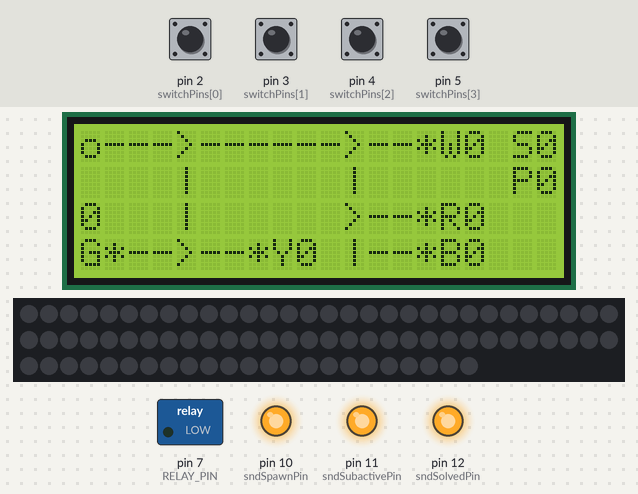
Bench run of a sketch on a simulated Arduino Nano, built with avr-gcc and run on an emulated ATmega328P. Shown: 20×4 character LCD, 83 RGB LEDs in strip order, left to right, continuing on the next row, switched loads named in the sketch (green lamp = pin HIGH), output pins drawn as LEDs (lit = HIGH). The test bench sets the inputs (shaded band); at power-on: pin 2 (switchPins[0]), pin 3 (switchPins[1]), pin 4 (switchPins[2]), pin 5 (switchPins[3]) HIGH. Random numbers use the default seed unless the sketch sets one; what the sketch prints to the serial monitor is not drawn.

Above: at 1.3 s.
1.4 s: pin 2 (switchPins[0]) pulled LOW for 0.15 s
4.5 s: pin 3 (switchPins[1]) pulled LOW for 0.15 s
At 5.09 s:
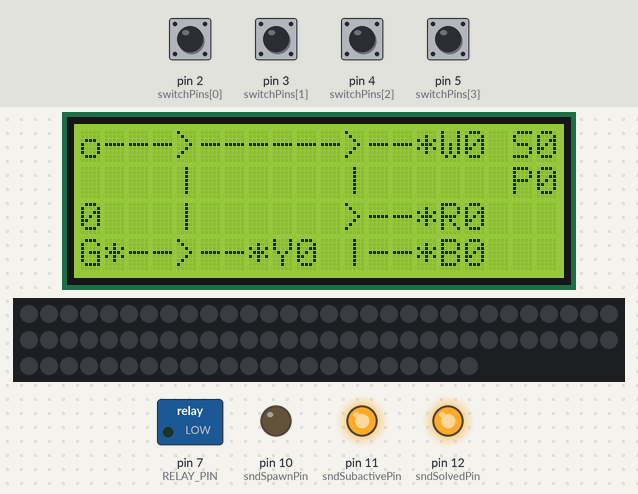
6.6 s: pin 4 (switchPins[2]) pulled LOW for 0.15 s
9.7 s: pin 5 (switchPins[3]) pulled LOW for 0.15 s
11.5 s: pin 2 (switchPins[0]) pulled LOW for 1 s
14.0 s: pin 3 (switchPins[1]) pulled LOW for 1 s
Timing chart, 0 to 21.9 s (numbered marks = the images above; inputs shaded):
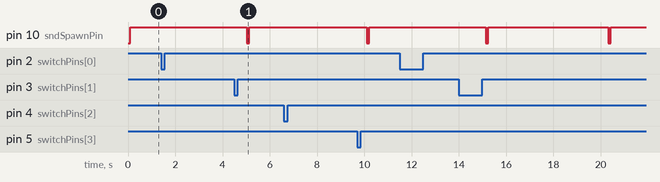

The sketch:

LEDTrack_Puzzle-LCDstaging.ino
```cpp
// (licence header left out)
// INCLUDES
// Library for addressable LED strips. Download from https://github.com/FastLED/FastLED/releases
#include <FastLED.h>
// Library for LCDisplay
// See https://www.circuitbasics.com/how-to-set-up-a-keypad-on-an-arduino/?utm_source=pocket_saves
// for useful info
#include <LiquidCrystal_I2C.h>

// DEFINES
#define RELAY_PIN 7
#define LED_PIN A0
#define LED_TYPE    WS2812
#define COLOR_ORDER GRB
#define BRIGHTNESS  64
// The total number of LEDs across all track segments
#define NUM_LEDS 83
// The greatest number of LEDs on any given track down which a particle can travel
#define MAX_NUM_LEDS_PER_TRACK 40
// for palette on solving the puzzle
#define UPDATES_PER_SECOND 30 //100
// for state of particles
#define P_SLEEP 0
#define P_WAIT  1
#define P_RUN   2

//////////////////////////////
// Audio variables
//////////////////////////////
// defines for sound types
#define SNDNONE 0
#define SND_SPAWN 1
#define SND_SUBACTIVE 2
#define SND_SUBINACTIVE 3
#define SND_SOLVED 4
// sound pins. These just set digital pins to high/low for a certain short period to trigger soundboard
const byte sndSpawnPin = 10;
const byte sndSubactivePin = 11;
//const byte sndSubinactivePin = 4; // for future
const byte sndSolvedPin = 12;
const int soundTriggerPeriod = 100; // ms

// STRUCTS
// We'll define a structure to keep all the related properties of an LED particle together
struct Particle {
  // What "type" of particle is this? Determines its colour, length, and the track it is meant to end on
  byte type;
  // Note that "position" doesn't correspond to a particular LED - rather, it represents the "distance travelled" by this particle along the track it is on.
  // The advantage of abstracting this from the LED array itself is that it allows us to jump around the set of LEDs, and also allows us to do sub-pixel positioning
  // So "distance travelled" is actually 16x the distance of one LED.
  unsigned int position;
  // How fast does it advance? Must be between 1-16
  int speed;
  // How long is this particle
  unsigned int length;
  // What track is the particle currently travelling down?
  int track;
  // What state is this particle currently in? [SLEEP | WAIT | RUN]
  // SLEEP: do nothing, inactive
  // WAIT:  active, first LED of track is lit for predefined #seconds
  // RUN:   active, particle moves along the track
  byte state;
};

// CONSTANTS
// How many switch points are there in the track
const byte numSwitchPins = 4;
// The GPIO pins to which switches are attached
const byte switchPins[numSwitchPins] = { 2, 3, 4, 5 };
// The maximum number of particles that will be active (state RUN or WAIT) at any one time
const byte maxParticles = 10;
// Number of milliseconds between each particle being spawned
const int _rate = 5000;
// Number of milliseconds each particle needs to WAIT
// NOTE: be sure waiting time is less than time between spawns (_wait <= _rate)
const int _wait = 4000;
// How many different types of particle are there?
const byte numParticleTypes = 5;
// Define a colour associated with each type of particle
const CRGB colours[numParticleTypes] = { CRGB::White, CRGB::Green, CRGB::Blue, CRGB::Yellow, CRGB::Red};
// Specify the order in which LEDs are traversed down each possible track from start to finish. -1 indicates beyond the end of the track
const unsigned int ledTrack[numParticleTypes][MAX_NUM_LEDS_PER_TRACK] = {
  // LHS (ref to front of the board)
  // NOTE: LEDs that were indicated above with an [*] are omitted here
  {0,  1,  2,  3,  4,  5,  6,  7,  8,  9, 10, 11, 12, 13, 14, 15, -1, -1, -1, -1, -1, -1, -1, -1, -1, -1, -1, -1, -1, -1, -1, -1, -1, -1, -1, -1, -1, -1, -1, -1},
  {0,  1,  2,  3,  4,  5,  6,  7,  8,  9, 10, 16, 17, 18, 19, 20, 21, 22, 23, 24, 25, 26, 27, 28, 29, 31, -1, -1, -1, -1, -1, -1, -1, -1, -1, -1, -1, -1, -1, -1},
  {0,  1,  2,  3,  4,  5,  6,  7,  8,  9, 10, 16, 17, 18, 19, 20, 21, 22, 32, 33, 34, 35, 36, 37, 38, 39, 40, 41, 42, 43, 44, 45, -1, -1, -1, -1, -1, -1, -1, -1},
  {0,  1,  2,  3, 47, 48, 49, 50, 51, 52, 53, 54, 55, 56, 57, 58, 60, 61, 62, 63, 64, -1, -1, -1, -1, -1, -1, -1, -1, -1, -1, -1, -1, -1, -1, -1, -1, -1, -1, -1},
  {0,  1,  2,  3, 47, 48, 66, 67, 69, 70, 71, 72, 73, 74, 75, 76, 77, 78, 80, 81, 82, -1, -1, -1, -1, -1, -1, -1, -1, -1, -1, -1, -1, -1, -1, -1, -1, -1, -1, -1}
  // RHS (ref to front of the board)
};
// Specify which LEDs should be used as a score counter for each track
const unsigned int scoreLEDs[numParticleTypes][3] = {
  {15, 14, 13},
  {31, 29, 28},
  {45, 44, 43},
  {64, 63, 62},
  {82, 81, 80}
};

// PUZZLE DIFFICULTY parameters
// Specify whether speed change is allowed
bool spdChangeAllowed = false;
// Specify whether penalties on score is allowed
bool penaltiesAllowed = false;
// number of SECONDS until we switch to easier mode (=disregard penalties)
unsigned long _easyModeDelay = 300; // 5 minutes (5*60s)
unsigned long _puzzleStartTime = 0; // will be set in setup

// GLOBALS
// How many of the correct-coloured particle are currently sitting at the bottom of each track?
int score[numParticleTypes] = {0, 0, 0, 0, 0};
// The array of LEDs
CRGB leds[NUM_LEDS];
// The time at which a particle was last created
unsigned long _lastSpawned = 0;
// The speed with which new particles are spawned. Can be changed run-time
int _particleSpeed = 1;
// Rather than create a new object each time we spawn a particle, we'll create a fixed "pool" of particles
// and re-use them
Particle particlePool[maxParticles];
uint8_t gHue = 0; // rotating "base color" used by many of the patterns

// the liquid crystal I2C LCD (make sure on Arduino Nano to use pins: A4->SDA(SignalDAta) A5->SCL(SignalCLock)
LiquidCrystal_I2C lcd(0x27, 20, 4);
// RVG
// The different texts to be shown as hints
// TBD probably as arrays??
byte _numLCDTexts = 3;          // total available texts
byte _lcdTextIdxShown = 0;      // current text on LCD
byte _lcdTextMax = 0;           // total amount of texts to be cycled on the LCD
int _lcdTextShowtime = 3000;    // duration to show each text [ms] 10000
int _lcdTextTimeout = 1000;     // duration of empty screen between texts [ms] 5000
int _lcdAddTextTimeout = 60000; // time till next text is added in cycle
unsigned long _lastShowtime = 0;// time at which last text was shown

// Initial setup
void setup() {
  // Start a serial connection
  Serial.begin(9600);
  Serial.println(__FILE__ " Created:" __DATE__ " " __TIME__);

  // Initialise the LED strip, specifying the type of LEDs and the pin connected to the data line
  FastLED.addLeds<LED_TYPE, LED_PIN, COLOR_ORDER>(leds, NUM_LEDS);
  FastLED.setBrightness(BRIGHTNESS);

  // Init the LCD
  lcd.init();
  lcd.backlight();
  lcdGreeting(); // test

  // Set the relay pin as output and set to LOW
  pinMode(RELAY_PIN, OUTPUT);
  digitalWrite(RELAY_PIN, LOW);

  // FOR TESTING ONLY! TEMP
  // Trigger the Relay
//  delay(3000);
//  digitalWrite(RELAY_PIN, HIGH);

  // Init audio. Setup the sound pins
  pinMode(sndSpawnPin, OUTPUT);
  digitalWrite(sndSpawnPin, HIGH);
  pinMode(sndSubactivePin, OUTPUT);
  digitalWrite(sndSubactivePin, HIGH);
  pinMode(sndSolvedPin, OUTPUT);
  digitalWrite(sndSolvedPin, HIGH);

  // Instantiate a reusable pool of particles
  for(int i=0; i<maxParticles; i++) {
    // Type, position, speed, length, track, state all set to default values
    particlePool[i] = Particle{0, 0, 0, 0, 0, P_SLEEP};
  }

  // Initialise all the input pins
  for(int i=0; i<numSwitchPins; i++){
    pinMode(switchPins[i], INPUT_PULLUP);
  }

  // Set a random seed by reading the input value of an (unconnected) analog pin
  randomSeed(analogRead(A3));

  // set start time of the puzzle
  _puzzleStartTime = millis();

  lcdPrintTrack();
}

void lcdGreeting() {
  lcd.setCursor(5,2);
  lcd.print("Welcome to");
  lcd.setCursor(0,3);
  lcd.print("ESCAPE From The PAST");
}

// Print a track schematic on the LCD
void lcdPrintTrack() {
  lcd.setCursor(0,0);
  lcd.print("o---O------O--*W    ");
  lcd.setCursor(0,1);
  lcd.print("    |      |        ");
  lcd.setCursor(0,2);
  lcd.print("    |      O--*R    ");
  lcd.setCursor(0,3);
  lcd.print("G*--O--*Y  |--*B    ");
}

// This function sets the correct LEDs for a particular particle on the track
int setLEDs(Particle p){
  // Convert the colour into a HSV value so that it can be dimmed without changing hue
  CHSV temp = rgb2hsv_approximate(colours[p.type]);

  // Extract the 'fractional' part of the position - that is, what proportion are we into the front-most pixel (in 1/16ths)
  uint8_t frac = p.position % 16;
  // Starting at the front and working backwards, work out the brightness of each of the "n" pixels that the particle occupies
  for(int n=0; n<=p.length && n<=p.position/16; n++) {
    if(n==0) {
      // first pixel in the bar
      temp.v = (frac * 16);
    } else if( n == p.length ) {
      // last pixel in the bar
      temp.v = (255 - (frac * 16));
    } else {
      // middle pixels
      temp.v = (255);
    }
    // Two things to watch out for = first that we don't try to go negative and look up an element from the index that doesn't exist
    // And secondly whether we get to the end of a segment and get a -1 value, which *does* exist in the array but isn't actually an LED.
    unsigned int pos = constrain(p.position/16-n, 0, MAX_NUM_LEDS_PER_TRACK*16-1);
    unsigned int LEDtoLight = ledTrack[p.track][pos];
    if(LEDtoLight != -1) {
      // Note that we don't assign a value, but add to it to allow for cases where two particles might overlap etc.
      leds[LEDtoLight] += temp;
    }
  }
}

void triggerSound(int soundType) {
  byte soundPin;
  switch(soundType) {
    case SND_SPAWN:
      soundPin = sndSpawnPin;
      break;
    case SND_SUBACTIVE:
      soundPin = sndSubactivePin;
      break;
    case SND_SOLVED:
      soundPin = sndSolvedPin;
      break;
    default: // SNDNONE: set all pins high (sound stops as soon as it has played)
      digitalWrite(sndSpawnPin, HIGH);
      digitalWrite(sndSubactivePin, HIGH);
      digitalWrite(sndSolvedPin, HIGH);
      return;
  }

  digitalWrite(soundPin, LOW);
  delay(soundTriggerPeriod);
  digitalWrite(soundPin, HIGH);
}

// Spawn a new particle
void spawnParticle(){
  // Loop over every element in the particle pool
  for (int i=0; i<maxParticles; i++){
    // If this particle is not currently active
    if(particlePool[i].state == P_SLEEP){
      // Reset it as a new particle
      particlePool[i].position = 0;
      particlePool[i].speed = _particleSpeed; // between 1-16

      // RVG added 5OCT22
      // Only add particles of types (ie colors) that are still needed to fill (ie score <3)
      // How: we draw a random type until we draw a type that has not got a full score
      byte newType;
      do {
        newType = random(0, numParticleTypes);
      } while (score[newType] == 3);
      particlePool[i].type = newType;

      particlePool[i].length = particlePool[i].type + 1;
      particlePool[i].track = 0;
      particlePool[i].state = P_WAIT;

      // play SPAWN SOUND
      triggerSound(SND_SPAWN);

      return;
    }
  }
}

// This function is triggered when every track has a maximum score
// Use it to activate a relay/release a maglock etc.
void onSolve() {
  // palette variables for moving lights
  CRGBPalette16 palettes[] = { RainbowColors_p, RainbowStripeColors_p, CloudColors_p,
    PartyColors_p, LavaColors_p, OceanColors_p, ForestColors_p, HeatColors_p };
  int numPalettes = 8;
  int currentPaletteIdx = 0;
  CRGBPalette16 currentPalette = palettes[currentPaletteIdx];
  TBlendType    currentBlending = NOBLEND; //LINEARBLEND;

  // LED variables
  uint8_t brightness = 64;
  uint8_t colorIndex;
  static uint8_t startIndex = 0;

  // timing variables for changing palettes (for testing)
  unsigned long currentTime = millis();
  unsigned long lastTime = currentTime;
  int paletteTimeInterval = 20; // [seconds]

  // Trigger the Relay
  digitalWrite(RELAY_PIN, HIGH);

  // play SOLVED SOUND
  triggerSound(SND_SOLVED);

  while(true) {
    startIndex = startIndex + 1; /* motion speed */
    colorIndex = startIndex;

    // RvG added pattern that flows over tracks consistently from L->R according to track layout
//    for( int i = 0; i < NUM_LEDS; ++i) {
//        leds[i] = ColorFromPalette( currentPalette, colorIndex, brightness, currentBlending);
    for (int d=MAX_NUM_LEDS_PER_TRACK-1; d>=0; --d) {
      for (int t=0; t<numParticleTypes; ++t) {
        //int t=2; // for testing individual tracks
        if (ledTrack[t][d] != -1) {
          leds[ledTrack[t][d]] = ColorFromPalette( currentPalette, colorIndex, brightness, currentBlending);
        }
      }
      colorIndex += 2;
    }

//    RVG: only for testing palettes
//    currentTime = millis();
//    if (currentTime - lastTime > 1000 * paletteTimeInterval) {
//      lastTime = currentTime;
//      currentPaletteIdx++;
//      if (currentPaletteIdx == numPalettes) currentPaletteIdx = 0;// recycle
//      currentPalette = palettes[currentPaletteIdx];
//    }

    // === confetti ===
    // random colored speckles that blink in and fade smoothly
//    fadeToBlackBy( leds, NUM_LEDS, 10);
//    int pos = random16(NUM_LEDS);
//    leds[pos] += CHSV( gHue + random8(64), 200, 255);

    // === juggle ===
    // Eight colored dots, weaving in and out of sync with each other
//    fadeToBlackBy(leds, NUM_LEDS, 20);
//    byte dothue = 0;
//    for(int i=0; i<8; i++) {
//      leds[beatsin16(i+7, 0, NUM_LEDS-1)] |= CHSV(dothue, 200, 255);
//      dothue += 32;
//    }

    // Send the 'leds' array out to the actual LED strip
    FastLED.show();
    // Insert a delay to keep the framerate modest
    FastLED.delay(1000 / UPDATES_PER_SECOND);
  }
}

byte calculateTotalScore() {
  byte totalScore = 0;
  for(int i=0; i<5; i++){
    totalScore += score[i];
  }
  return totalScore;
}

void loop() {
  // Clear the LEDs
  FastLED.clear();

  // For debug use only, print out the state of each toggle switch (show graph with ctrl-shift-M)
//  for(int i=0; i<numSwitchPins; i++){
//    Serial.print(digitalRead(switchPins[i]));
//    if (i<numSwitchPins-1) { Serial.print(","); }
//  }
//  Serial.println("");

  // Get the current elapsed time
  unsigned long currentTime = millis();

  // Check if it's time for EASY mode
//  Serial.println((String)currentTime + "," + (_puzzleStartTime + _easyModeDelay*1000));
  if (currentTime > _puzzleStartTime + _easyModeDelay*1000) {
    penaltiesAllowed = false; // EASY: score can only increase
  }

  // Has it been too long since the last time we spawned a particle?
  if(currentTime > _lastSpawned + _rate){
    //Serial.println("Time to spawn!");
    spawnParticle();
    _lastSpawned = currentTime;
  }

  // Loop through all the particles
  for(int i = 0; i<maxParticles; i++){

    // Only if it's in state RUN!
    if(particlePool[i].state == P_RUN){
      //Serial.print("random=");
      //Serial.println(random(2));
      // RVG: use the LED index of the switch locations (where the tracks split)
      // If the particle is on one of the switch points, change track as appropriate
      if(particlePool[i].position/16 == 3) {
        particlePool[i].track = (digitalRead(switchPins[0])) ? 0 : 3;
        //particlePool[i].track = (random(2)) ? 0 : 3; // RVG for testing
      }
      // If we took a left (front side) at the first junction then we come across the next switch after in total 10 LEDs
      if(particlePool[i].position/16 == 10 && particlePool[i].track < 3) {
        particlePool[i].track = (digitalRead(switchPins[1])) ? 0 : 1;
        //particlePool[i].track = (random(2)) ? 0 : 1; // RVG for testing
      }
      // If we took a right (front side) at the first junction then we come aross the next switch after 5 LEDs
      if(particlePool[i].position/16 == 5 && particlePool[i].track >= 3) {
        particlePool[i].track = (digitalRead(switchPins[2])) ? 3 : 4;
        //particlePool[i].track = (random(2)) ? 3 : 4; // RVG for testing
      }
      // If we went left, then right, there's a final junction after 17 LEDs
      if(particlePool[i].position/16 == 17 && particlePool[i].track == 1) {
        particlePool[i].track = (digitalRead(switchPins[3])) ? 1 : 2;
        //particlePool[i].track = (random(2)) ? 1 : 2; // RVG for testing
      }

      // Move along the current track
      particlePool[i].position += particlePool[i].speed;

      // If the particle has reached the last LED of its track
      if(ledTrack[particlePool[i].track][particlePool[i].position/16] == -1 || particlePool[i].position > NUM_LEDS*16) {
        // Kill it
        particlePool[i].state = P_SLEEP;

        // Did it end in the correct track?
        if(particlePool[i].type == particlePool[i].track && score[particlePool[i].track] < 3) {
          // Increase the score for this track
          score[particlePool[i].track]++;
          // full score? then speed up next particles (if allowed) and play SOUND SUBACTIVE
          if (score[particlePool[i].track] == 3) {
            if (spdChangeAllowed) _particleSpeed++;
            if (calculateTotalScore() < 15) { // only play SUBACTIVE SOUND when puzzle is not solved
              triggerSound(SND_SUBACTIVE);
            }
          }
        }
        // The particle ended in the wrong track
        else if(particlePool[i].type != particlePool[i].track && score[particlePool[i].track] > 0) {
          // score was full? Then slow down next particles (if speed change allowed)
          if (score[particlePool[i].track] == 3) {
            if (spdChangeAllowed) _particleSpeed--;
//            triggerSound(SND_SUBINACTIVE);
          }
          // Reduce score (penalty) for this track (if allowed)
          if (penaltiesAllowed) score[particlePool[i].track]--;
        }
      }

      // Draw the particle (check if *still* RUNning after moving!)
      if(particlePool[i].state == P_RUN) {
        setLEDs(particlePool[i]);
      }
    }
    else if (particlePool[i].state == P_WAIT) {
      // turn on LED (WAITing in starting position)
      leds[0] = colours[particlePool[i].type];
      // When in WAIT state, only go to RUN after _wait time
      if(currentTime > _lastSpawned + _wait) {
        particlePool[i].state = P_RUN;
      }
    }
  }

  // update the LCD track schematic to the switch positions
  // and difficulty level
  lcd.setCursor(4,0);
  lcd.print(digitalRead(switchPins[0]) ? ">" : "v");
  lcd.setCursor(11,0);
  lcd.print(digitalRead(switchPins[1]) ? ">" : "v");
  lcd.setCursor(4,3);
  lcd.print(digitalRead(switchPins[2]) ? ">" : "<");
  lcd.setCursor(11,2);
  lcd.print(digitalRead(switchPins[3]) ? ">" : "v");
  // difficulty level
  lcd.setCursor(18,0);
  lcd.print(spdChangeAllowed ? "S1" : "S0");
  lcd.setCursor(18,1);
  lcd.print(penaltiesAllowed ? "P1" : "P0");

  // Light up the extra LEDs in each track corresponding to the corresponding "score"
  for(int i=0; i<5; i++){
    for(int j=0; j<score[i]; j++){
      leds[scoreLEDs[i][j]] += colours[i];
    }
    switch(i) {
      // CRGB::White, CRGB::Green, CRGB::Blue, CRGB::Yellow, CRGB::Red
      case 0: // White
        lcd.setCursor(16,0);
        lcd.print(score[i]);
        break;
      case 1: // Green
        lcd.setCursor(0,2);
        lcd.print(score[i]);
        break;
      case 2: // Blue
        lcd.setCursor(16,3);
        lcd.print(score[i]);
        break;
      case 3: // Yellow
        lcd.setCursor(9,3);
        lcd.print(score[i]);
        break;
      case 4: // Red
        lcd.setCursor(16,2);
        lcd.print(score[i]);
        break;
      default:
        break;
    }
  }

  // check total score and if puzzle is solved
  if(calculateTotalScore() == 15 /*15 RVG changed for testing*/) {
    onSolve();
  }

  // Update the LED display with the new data
  FastLED.show();
  FastLED.delay(40);
}
```

Measured:
- by itself, pin 10 (sndSpawnPin): alternates HIGH for 5.1 s and LOW for 0.10 s
